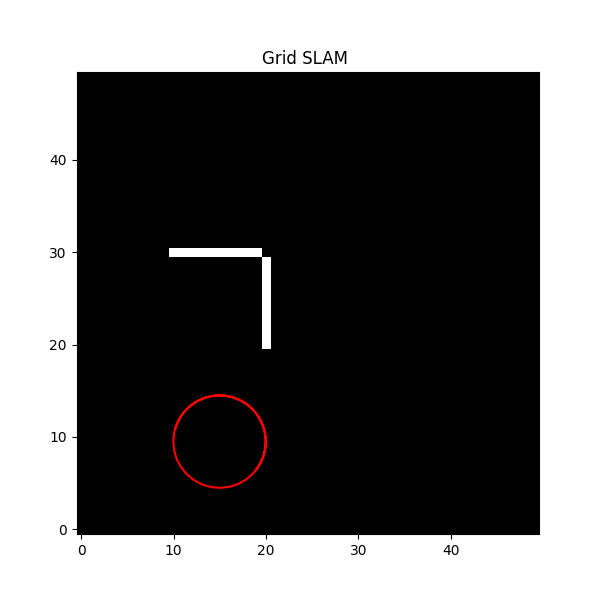

Source code (Python):
#Set up world
import numpy as np
import matplotlib.pyplot as plt

# Grid size
GRID_SIZE = 50

# Occupancy grid (0 = unknown, 1 = occupied probability)
grid = np.zeros((GRID_SIZE, GRID_SIZE))

# True obstacles (hidden map)
true_map = np.zeros((GRID_SIZE, GRID_SIZE))
true_map[20, 20:40] = 1
true_map[10:30, 30] = 1

# Robot state: x, y, theta
robot = np.array([10.0, 10.0, 0.0])

#Motion model
def move(x, u):
    x, y, th = x
    v, w = u

    th += w
    x += v * np.cos(th)
    y += v * np.sin(th)

    return np.array([x, y, th])

#Simulated LIDAR sensor
def lidar_scan(robot):
    x, y, _ = robot
    angles = np.linspace(0, 2*np.pi, 20)

    measurements = []

    for a in angles:
        for r in np.linspace(0, 25, 50):  # FIX: smoother rays + better resolution

            xi = int(x + r*np.cos(a))
            yi = int(y + r*np.sin(a))

            # boundary check
            if xi < 0 or yi < 0 or xi >= GRID_SIZE or yi >= GRID_SIZE:
                break

            # stop at first obstacle hit (IMPORTANT FIX)
            if true_map[xi, yi] == 1:
                measurements.append((xi, yi))
                break

    return measurements

#Grid update 
def update_grid(robot, measurements):
    rx, ry, _ = robot

    for mx, my in measurements:

        # convert to grid indices (IMPORTANT FIX)
        gx = int(mx)
        gy = int(my)

        if 0 <= gx < GRID_SIZE and 0 <= gy < GRID_SIZE:
            grid[gx, gy] += 0.6   # FIX: probabilistic update instead of overwrite
            grid[gx, gy] = min(grid[gx, gy], 1.0)

        # free space along ray
        steps = 15  # FIX: better ray coverage
        for i in range(steps):

            x = int(rx + i*(mx - rx)/steps)
            y = int(ry + i*(my - ry)/steps)

            if 0 <= x < GRID_SIZE and 0 <= y < GRID_SIZE:
                grid[x, y] -= 0.05   # FIX: gradual free-space update
                grid[x, y] = np.clip(grid[x, y], 0, 1)

#Simulation loop
path = []

for t in range(50):

    # move robot
    u = np.array([1.0, 0.2])
    robot = move(robot, u)
    path.append(robot.copy())

    # sensor
    measurements = lidar_scan(robot)

    # map update
    update_grid(robot, measurements)

#Visualization 

plt.figure(figsize=(6,6))

# transpose fixes axis confusion
plt.imshow(grid.T, origin='lower', cmap='gray')

path = np.array(path)
plt.plot(path[:,1], path[:,0], 'r-') 

plt.title("Grid SLAM ")
plt.show()
